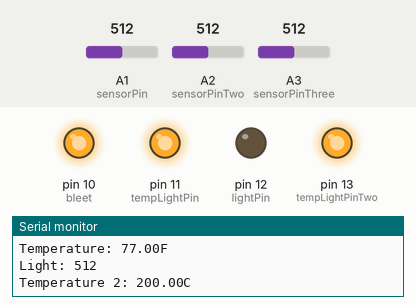
The sketch below on a simulated Arduino Uno, built with avr-gcc and run on an emulated ATmega328P. On the bench: output pins drawn as LEDs (lit = HIGH), the last lines printed to the serial monitor. The inputs (shaded band) are chosen by the test bench; at power-on: A1 (sensorPin) = 512, A2 (sensorPinTwo) = 512, A3 (sensorPinThree) = 512.

Above: at 1.3 s.
1.4 s: A1 (sensorPin) set to 490
At 1.9 s:
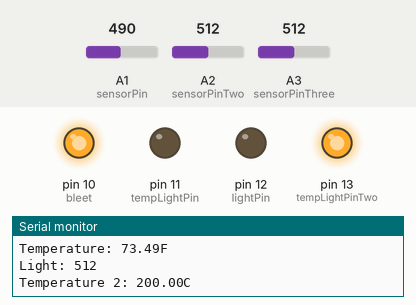
3.0 s: A2 (sensorPinTwo) set to 213
6.0 s: A2 (sensorPinTwo) set to 187
At 7.2 s:
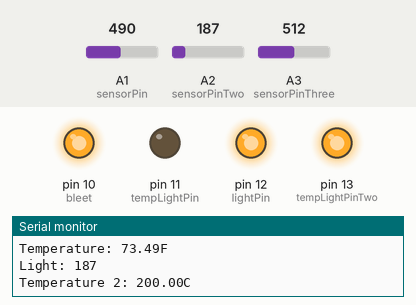
7.5 s: A3 (sensorPinThree) set to 155
10.5 s: A3 (sensorPinThree) set to 134
At 11.3 s:
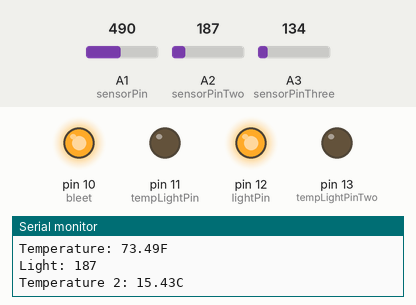
12.0 s: A1 (sensorPin) set to 511
At 12.7 s:
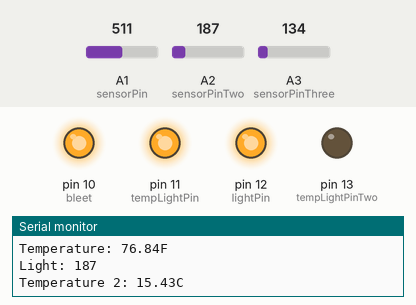
Timing chart, 0 to 14.5 s (numbered marks = the images above; inputs shaded):
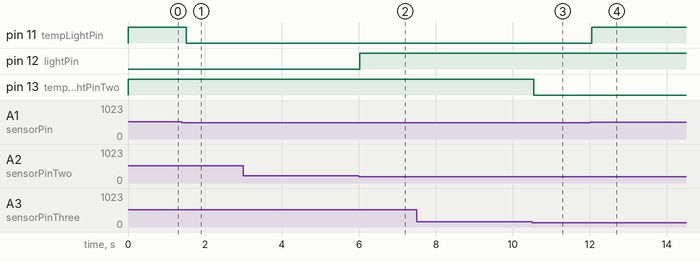

Measured:
- the behaviour switches between 500 and 499 on A1 (sensorPin) (found by bisection; images 0 and 1)
- the behaviour switches between 200 and 199 on A2 (sensorPinTwo) (found by bisection; images 1 and 2)
- the behaviour switches between 146 and 145 on A3 (sensorPinThree) (found by bisection; images 2 and 3)
- after the input at 1.4 s, pin 11 (tempLightPin): HIGH → LOW after 0.11 s
- after the input at 6.0 s, pin 12 (lightPin): LOW → HIGH at once
- after the input at 10.5 s, pin 13 (tempLightPinTwo): HIGH → LOW at once
- after the input at 12.0 s, pin 11 (tempLightPin): LOW → HIGH after 0.05 s

The sketch:

TripleSensorArray.ino
```cpp
#include <math.h>

int sensorPin = A1;
int sensorPinTwo = A2;
int sensorPinThree = A3;
int lightPin = 12;
int tempLightPin = 11;
int tempLightPinTwo = 13;
int data;
int dataTwo;
int bleet = 10;
int tempTwo;
int voltage;

double Thermistor(int RawADC) {
  double Temp;
  Temp = log(10000.0*((1024.0/RawADC-1)));
  Temp = 1 / (0.001129148 + (0.000234125 + (0.0000000876741 * Temp * Temp)) * Temp);
  Temp = Temp - 273.15;
  Temp = (Temp * 9.0)/ 5.0 + 32.0;
  return Temp;
}

void setup(){
  Serial.begin(9600);
  pinMode(lightPin, OUTPUT);
  pinMode(tempLightPin, OUTPUT);
  pinMode(tempLightPinTwo, OUTPUT);
  pinMode(bleet, OUTPUT);
  digitalWrite(bleet, HIGH);
}

void loop(){
  int readVal=analogRead(sensorPin);
  double temp = Thermistor(readVal);
  Serial.print("Temperature: ");Serial.print(temp);Serial.println("F");
  if (temp > 75){
    digitalWrite(tempLightPin, HIGH);
  }
  else{
    digitalWrite(tempLightPin, LOW);
  }

  data = analogRead(sensorPinTwo);
  Serial.print("Light: ");Serial.println(data);
  if (data < 200){
    digitalWrite(lightPin, HIGH);
  }
  else{
    digitalWrite(lightPin, LOW);
  }

  dataTwo = analogRead(sensorPinThree);
  float voltage = (dataTwo/1024.0) * 5.0;
  float tempTwo = (voltage - 0.5) * 100;
  Serial.print("Temperature 2: ");Serial.print(tempTwo);Serial.println("C");
  if (tempTwo > 21){
    digitalWrite(tempLightPinTwo, HIGH);
  }
  else{
    digitalWrite(tempLightPinTwo, LOW);
  }

  delay (500);
}
```
